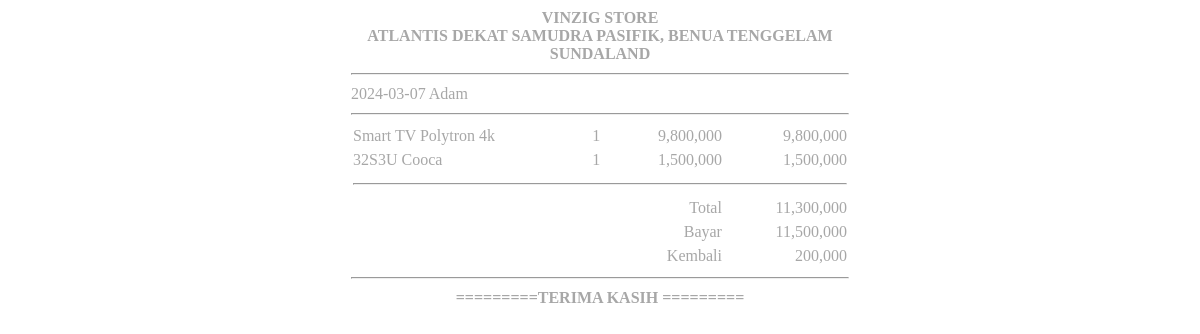
/admin/penjualan/transaksi_selesai.php?pejuid=23, run on an earlier commit of the app's database.
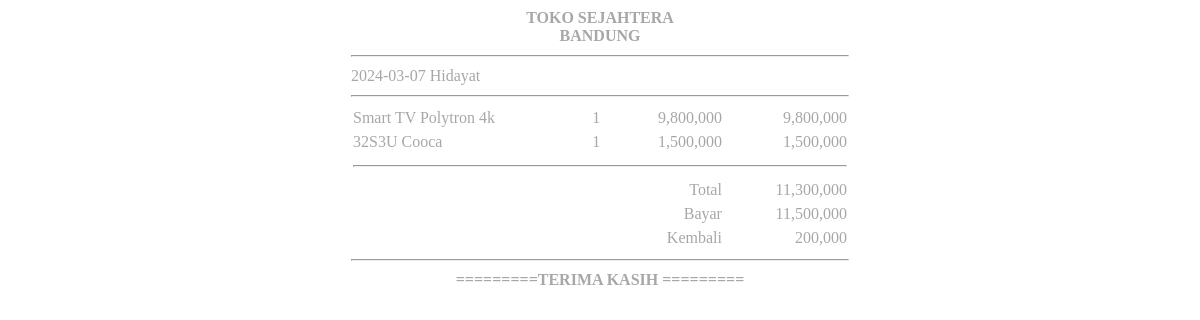
And on a later commit of the database.
### tables this page shows
CREATE TABLE `toko` (
  `nama` text NOT NULL,
  `alamat` text NOT NULL
);

CREATE TABLE `penjualan` (
  `penjualanID` int(11) NOT NULL,
  `tanggal_penjualan` date NOT NULL,
  `total_harga` decimal(10,0) NOT NULL,
  `pelangganID` int(11) DEFAULT NULL,
  `bayar` bigint(20) NOT NULL,
  `kembali` bigint(20) NOT NULL,
  `kasir` varchar(15) NOT NULL
);

### admin/penjualan/transaksi_selesai.php (the view, shortened to what this page needs)
<?php
include_once "../../koneksi_database/koneksi.php";
$id_t = $_GET['pejuid'];
$pela =$_GET['pelaID'];
$pembeli = mysqli_query($koneksi, "SELECT * FROM pelanggan WHERE pelangganID ='$pela'");
$data = mysqli_query($koneksi, "SELECT * FROM penjualan WHERE penjualanID ='$id_t'");
$tk = mysqli_query($koneksi, "SELECT * FROM toko");
$data_pemebeli = mysqli_fetch_assoc($pembeli);
$toko = mysqli_fetch_assoc($tk);
$transaksi = mysqli_fetch_assoc($data);
$detail = mysqli_query($koneksi, "SELECT detail_penjualan.*, produk.nama_produk, produk.harga
FROM detail_penjualan
INNER JOIN produk ON detail_penjualan.produkID = produk.produkID
WHERE detail_penjualan.penjualanID = '$id_t'");
?>
<!DOCTYPE html>
<html lang="en">
<head>
</head>
<body>
    <div align="center">
        <table width="500" border="0" cellpadding="1" cellspacing="0">
            <tr>
                <th style="text-transform: uppercase;">
                    <?php echo $toko['nama'] ?><br>
                    <?php echo $toko['alamat'] ?>
                </th>
            </tr>
            <tr align="center">
                <td>
                    <hr>
                </td>
            </tr>
            <tr>
                <td style="text-transform: capitalize;"><?php echo $transaksi['tanggal_penjualan'] ?> <?php echo $transaksi['kasir'] ?></td>
            </tr>
            <tr>
                <td>
                    <hr>
                </td>
            </tr>
        </table>
        <table width="500" border="0" cellpadding="3" cellspacing="0">
            <?php while ($rew = mysqli_fetch_array($detail)) { ?>
                <tr>
                    <td><?php echo $rew['nama_produk'] ?></td>
                    <td><?php echo $rew['jumlah_produk'] ?></td>
                    <td align="right"><?php echo number_format($rew['harga']) ?></td>
                    <td align="right"><?php echo number_format($rew['subtotal']) ?></td>
                </tr>
            <?php } ?>
            <tr>
                <td colspan="4">
                    <hr>
                </td>
            </tr>
            <tr>
                <td align="right" colspan="3">Total</td>
                <td align="right"><?php echo number_format($transaksi['total_harga'] ) ?></td>
            </tr>
            <tr>
                <td align="right" colspan="3">Bayar</td>
                <td align="right"><?php echo number_format($transaksi['bayar']) ?></td>
            </tr>
            <tr>
                <td align="right" colspan="3">Kembali</td>
                <td align="right"><?php echo number_format($transaksi['kembali']) ?></td>
            </tr>
        </table>
        <table width="500" border="0" cellpadding="1" cellspacing="0">
            <tr>
                <td>
                    <hr>
                </td>
            </tr>
            <tr>
                <th style="text-transform: uppercase;">=========TERIMA KASIH <?php echo $data_pemebeli['nama_pelanggan'] ?>=========</th>
            </tr>
        </table>
    </div>
</body>
</html>

What changed in the data, as far as the page shows it:
removed toko: nama "VINZIG STORE", alamat "ATLANTIS DEKAT SAMUDRA PASIFIK, BENUA TENGGELAM SUNDALAND"
added toko: nama "TOKO SEJAHTERA", alamat "BANDUNG"
changed penjualan: kasir "Adam" → "Hidayat"
